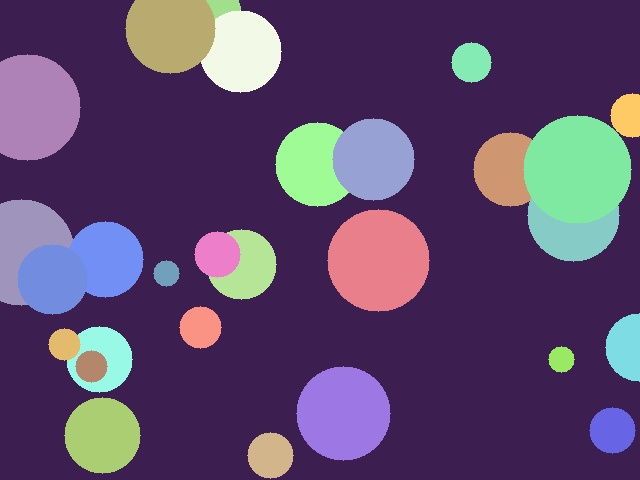
#> input picture Modul01 - Pendahuluan Komputer Vision/praktikum/image/abstrak.jpg, 640 x 480 px, given in place of grid_test.jpg, which was not available
$ python 12_homography_estimation_visualisasi.py
#> lines starting #> are read from the running program, lines starting #| are printed output that depends on the picture; long printed decimals are rounded; pictures that were not available may be replaced by others from this repository, and a replacement may not be noted
"""
==========================================================================
PERCOBAAN 12: HOMOGRAPHY ESTIMATION DAN VISUALISASI
==========================================================================
Program ini mempelajari homography secara mendalam: estimasi, dekomposisi,
dan visualisasi efek transformasi perspektif. Homography adalah matriks 3x3
yang memetakan titik-titik dari satu bidang ke bidang lain, dan merupakan
fondasi utama dalam image stitching.

Konsep yang dipelajari:
- Homography: definisi, derajat kebebasan (8 DOF), dan interpretasi
- Estimasi homography dari 4 pasangan titik (exact solution)
- Estimasi homography dari banyak titik (over-determined, RANSAC)
- Dekomposisi homography: translasi, rotasi, skala
- Reprojection error sebagai metrik kualitas estimasi
- Robustness terhadap noise dan outlier
- Visualisasi efek setiap komponen transformasi

Fungsi utama yang dipelajari:
- cv2.findHomography()        : Estimasi homography dari korespondensi titik
- cv2.getPerspectiveTransform(): Homography dari 4 pasangan titik (exact)
- cv2.perspectiveTransform()  : Transformasi titik dengan homography
- cv2.warpPerspective()       : Warping gambar dengan homography matrix
- np.linalg.svd()             : SVD untuk analisis matriks homography
- cv2.drawMatches()           : Visualisasi kecocokan fitur
==========================================================================
"""

# Mengimpor library OpenCV untuk pemrosesan gambar dan computer vision
import cv2

# Mengimpor library NumPy untuk operasi array, matriks, dan aljabar linear
import numpy as np

# Mengimpor library os untuk operasi path file dan folder
import os

# Mengimpor matplotlib untuk visualisasi dan grid perbandingan
import matplotlib.pyplot as plt

# Mengimpor modul time untuk mengukur waktu eksekusi
import time

# ============================================================
# SETUP PATH DIREKTORI
# ============================================================

# Mendapatkan direktori tempat script ini berada
SCRIPT_DIR = os.path.dirname(os.path.abspath(__file__))

# Mendefinisikan path folder gambar input
IMAGE_DIR = os.path.join(SCRIPT_DIR, "image")

# Mendefinisikan path folder output untuk menyimpan hasil
OUTPUT_DIR = os.path.join(SCRIPT_DIR, "output")

# Membuat folder output jika belum ada
os.makedirs(OUTPUT_DIR, exist_ok=True)

# ============================================================
# HEADER PROGRAM
# ============================================================
print("=" * 65)
print("PERCOBAAN 12: HOMOGRAPHY ESTIMATION DAN VISUALISASI")
print("=" * 65)


# ============================================================
# LANGKAH 1: Homography dari 4 Pasangan Titik (Exact Solution)
# ============================================================
print("\n[LANGKAH 1] Menghitung homography dari 4 pasangan titik...")

# Memuat gambar grid test untuk visualisasi efek transformasi
img_grid = cv2.imread(os.path.join(IMAGE_DIR, "grid_test.jpg"))
#> img_grid is the input picture: shape (480, 640, 3); mean B, G, R 109.1, 74.4, 93.5
if img_grid is None:
    print("[ERROR] grid_test.jpg tidak ditemukan! Jalankan download_image.py.")
    exit()

print(f"  Gambar grid test: {img_grid.shape[1]}x{img_grid.shape[0]}")
#|   Gambar grid test: 640x480

# Mendapatkan dimensi gambar
h_img, w_img = img_grid.shape[:2]

# Mendefinisikan 4 titik sumber (sudut gambar asli)
# Titik-titik ini membentuk persegi panjang dari gambar asli
src_pts_4 = np.float32([
    [0, 0],                  # Sudut kiri atas
    [w_img - 1, 0],          # Sudut kanan atas
    [w_img - 1, h_img - 1],  # Sudut kanan bawah
    [0, h_img - 1]           # Sudut kiri bawah
])

# Mendefinisikan 4 titik destinasi (sudut gambar yang ditransformasi)
# Titik ini membentuk trapesium → efek perspektif
dst_pts_4 = np.float32([
    [50, 30],                    # Kiri atas bergeser ke dalam
    [w_img - 60, 20],            # Kanan atas bergeser masuk
    [w_img + 20, h_img - 40],    # Kanan bawah bergeser keluar
    [-30, h_img - 50]            # Kiri bawah bergeser keluar
])

# Menghitung homography menggunakan getPerspectiveTransform (4 titik exact)
# Ini memberikan solusi exact karena 4 korespondensi = 8 persamaan untuk 8 DOF
H_4pt = cv2.getPerspectiveTransform(src_pts_4, dst_pts_4)

# Menampilkan matriks homography
print(f"\n  Matriks Homography (4-point exact):")
print(f"  {'-' * 45}")
for i in range(3):
    print(f"  | {H_4pt[i, 0]:12.6f}  {H_4pt[i, 1]:12.6f}  {H_4pt[i, 2]:12.6f} |")
print(f"  {'-' * 45}")

# Menampilkan informasi titik korespondensi
print(f"\n  Titik sumber → Titik destinasi:")
for i in range(4):
    print(f"    ({src_pts_4[i][0]:.0f}, {src_pts_4[i][1]:.0f}) → "
          f"({dst_pts_4[i][0]:.0f}, {dst_pts_4[i][1]:.0f})")


# ============================================================
# LANGKAH 2: Visualisasi Efek Homography (Warping)
# ============================================================
print("\n[LANGKAH 2] Melakukan warping gambar menggunakan homography...")

# Menghitung ukuran output yang cukup untuk menampung gambar yang ditransformasi
# Mentransformasi keempat sudut untuk menentukan batas
corners = np.float32([[0, 0], [w_img, 0], [w_img, h_img], [0, h_img]]).reshape(-1, 1, 2)
corners_warped = cv2.perspectiveTransform(corners, H_4pt)

# Menghitung batas kanvas
all_pts = corners_warped.reshape(-1, 2)
x_min = int(np.floor(all_pts[:, 0].min()))
y_min = int(np.floor(all_pts[:, 1].min()))
x_max = int(np.ceil(all_pts[:, 0].max()))
y_max = int(np.ceil(all_pts[:, 1].max()))

# Menghitung offset translasi agar semua koordinat positif
tx = max(-x_min, 0)
ty = max(-y_min, 0)
T_offset = np.array([[1, 0, tx], [0, 1, ty], [0, 0, 1]], dtype=np.float64)

# Ukuran canvas output
out_w = x_max - x_min + 1
out_h = y_max - y_min + 1

# Melakukan warping dengan matriks gabungan (translasi + homography)
img_warped_4pt = cv2.warpPerspective(img_grid, T_offset @ H_4pt, (out_w, out_h))
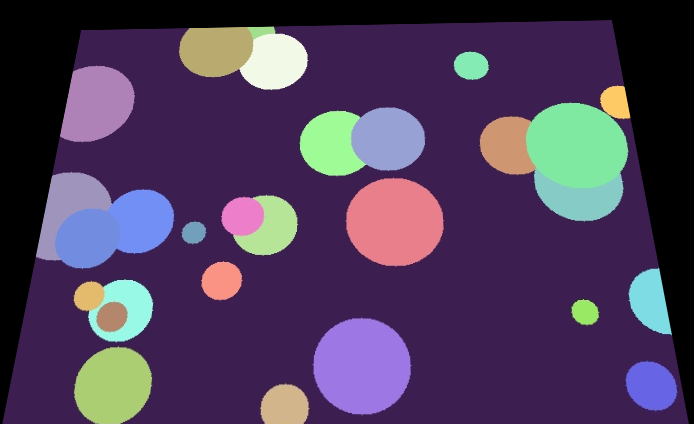
#> img_warped_4pt: shape (424, 694, 3); mean B, G, R 90.3, 60.8, 76.7

# Menyimpan hasil warping
cv2.imwrite(os.path.join(OUTPUT_DIR, "12_warped_4point.jpg"), img_warped_4pt)
print(f"  Gambar asli   : {w_img}x{h_img}")
#|   Gambar asli   : 640x480
print(f"  Gambar warped : {out_w}x{out_h}")
#|   Gambar warped : 694x424
print("  [OK] Hasil warping 4-point disimpan.")


# ============================================================
# LANGKAH 3: Dekomposisi Homography (Analisis Komponen)
# ============================================================
print("\n[LANGKAH 3] Dekomposisi matriks homography...")

def dekomposisi_homography(H):
    """
    Melakukan dekomposisi sederhana matriks homography 3x3 untuk
    menganalisis komponen translasi, rotasi, skala, dan shear.

    Homography H dapat dianggap sebagai:
    H ≈ [sR  t; v^T  1] dimana s=skala, R=rotasi, t=translasi, v=perspektif

    Parameter:
    - H : Matriks homography 3x3

    Returns:
    - info : Dictionary berisi komponen dekomposisi
    """
    # Normalisasi H agar H[2,2] = 1 (konvensi standar)
    H_norm = H / H[2, 2]

    # Mengekstrak komponen translasi (kolom ketiga, baris 0 dan 1)
    tx = H_norm[0, 2]
    ty = H_norm[1, 2]

    # Mengekstrak sub-matriks 2x2 (bagian rotasi + skala + shear)
    A = H_norm[:2, :2]

    # Melakukan SVD pada sub-matriks A untuk mendapatkan rotasi dan skala
    # A = U @ S @ Vt dimana U,Vt = rotasi, S = skala
    U, S, Vt = np.linalg.svd(A)

    # Menghitung skala (rata-rata singular values)
    skala_x = S[0]
    skala_y = S[1]

    # Menghitung sudut rotasi dari matriks rotasi R = U @ Vt
    R = U @ Vt
    sudut_rad = np.arctan2(R[1, 0], R[0, 0])
    sudut_deg = np.degrees(sudut_rad)

    # Mengekstrak komponen perspektif (baris terakhir)
    v1 = H_norm[2, 0]
    v2 = H_norm[2, 1]

    # Mengumpulkan hasil dekomposisi
    info = {
        "translasi": (tx, ty),
        "rotasi_deg": sudut_deg,
        "skala": (skala_x, skala_y),
        "perspektif": (v1, v2),
        "singular_values": S,
        "H_norm": H_norm
    }

    return info


# Melakukan dekomposisi pada homography 4-point
info_4pt = dekomposisi_homography(H_4pt)

# Menampilkan hasil dekomposisi
print(f"\n  Komponen Homography (4-point):")
print(f"    Translasi     : tx={info_4pt['translasi'][0]:.2f}, ty={info_4pt['translasi'][1]:.2f}")
#|     Translasi     : tx=50.00, ty=30.00
print(f"    Rotasi        : {info_4pt['rotasi_deg']:.2f} derajat")
#|     Rotasi        : 5.45 derajat
print(f"    Skala         : sx={info_4pt['skala'][0]:.4f}, sy={info_4pt['skala'][1]:.4f}")
#|     Skala         : sx=0.8310, sy=0.5979
print(f"    Perspektif    : v1={info_4pt['perspektif'][0]:.6f}, v2={info_4pt['perspektif'][1]:.6f}")
#|     Perspektif    : v1=-6.6e-05, v2=-0.000474
print(f"    Singular values: {info_4pt['singular_values']}")
#|     Singular values: [0.831 0.5979 ]


# ============================================================
# LANGKAH 4: Estimasi Homography dari Feature Matches (SIFT+FLANN)
# ============================================================
print("\n[LANGKAH 4] Estimasi homography dari feature matches (SIFT+FLANN)...")

# Memuat gambar pasangan untuk stitching
img_left = cv2.imread(os.path.join(IMAGE_DIR, "pair_left.jpg"))
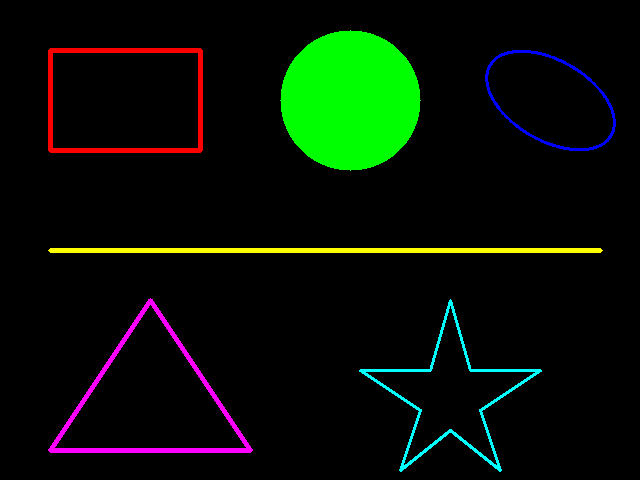
#> input picture Modul01 - Pendahuluan Komputer Vision/praktikum/image/bentuk_geometris.png, 640 x 480 px, given in place of pair_left.jpg, which was not available
#> img_left is the input picture: shape (480, 640, 3); mean B, G, R 4.8, 16.7, 6.6
img_right = cv2.imread(os.path.join(IMAGE_DIR, "pair_right.jpg"))

if img_left is None or img_right is None:
    print("[ERROR] Gambar pair tidak ditemukan! Jalankan download_image.py.")
    exit()

print(f"  Gambar kiri  : {img_left.shape[1]}x{img_left.shape[0]}")
#|   Gambar kiri  : 640x480
print(f"  Gambar kanan : {img_right.shape[1]}x{img_right.shape[0]}")
#|   Gambar kanan : 640x480

# Mengkonversi ke grayscale
gray_left = cv2.cvtColor(img_left, cv2.COLOR_BGR2GRAY)
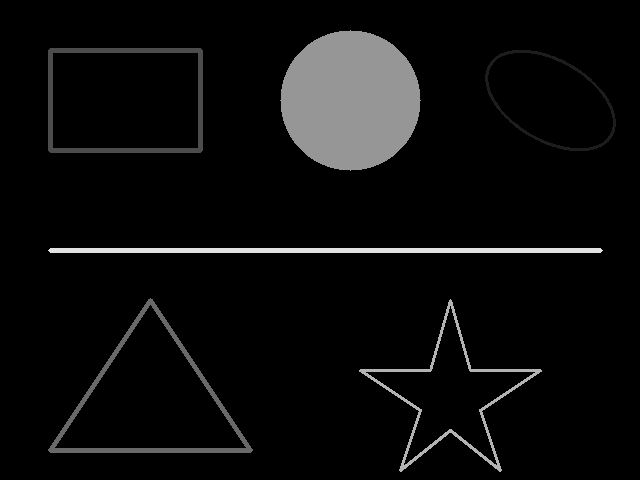
#> gray_left: shape (480, 640); min 0, max 226, mean 12.4
gray_right = cv2.cvtColor(img_right, cv2.COLOR_BGR2GRAY)

# Mendeteksi fitur SIFT pada kedua gambar
sift = cv2.SIFT_create()
kp_left, desc_left = sift.detectAndCompute(gray_left, None)
#> kp_left = 154 keypoints; strongest (x, y, size): (599, 250, 4), (52, 250, 4.1), (350, 102, 86.1), (450, 303, 3.7)
kp_right, desc_right = sift.detectAndCompute(gray_right, None)
#> kp_right has the same summary as kp_left
#> (the rest of the program and of its run is left out)
